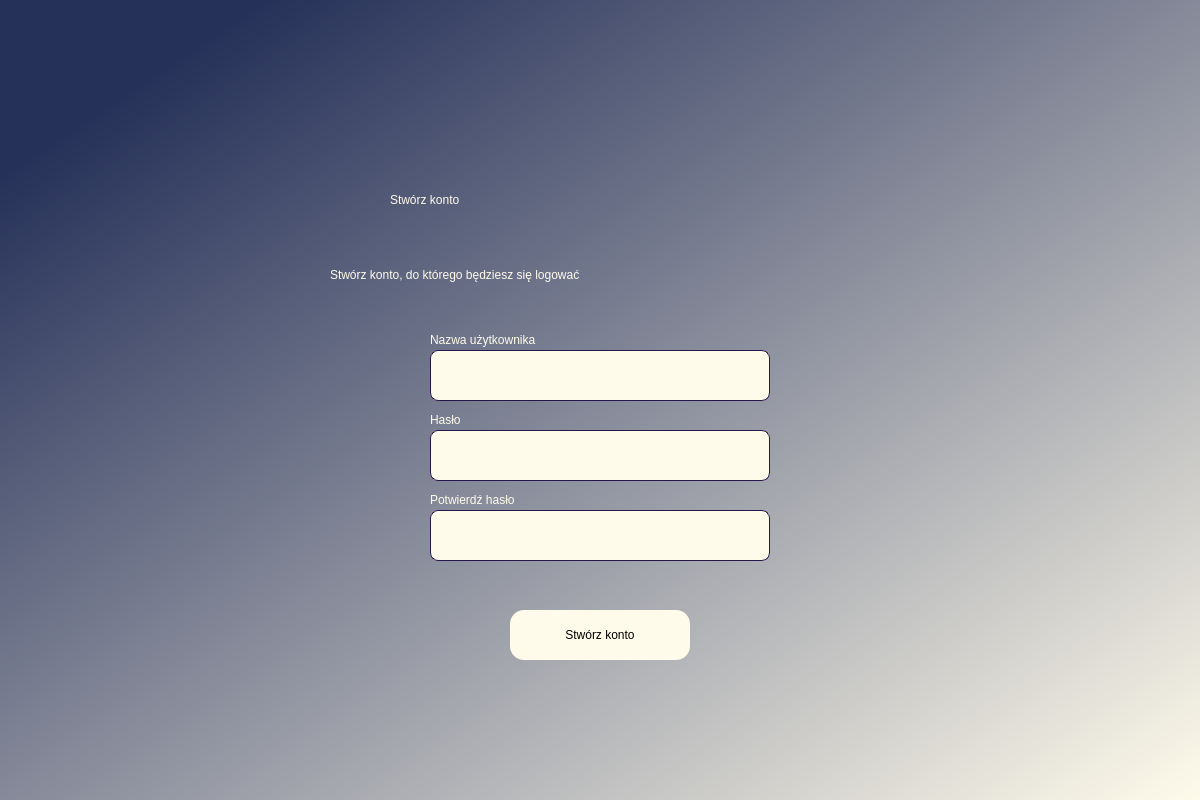
<?xml version="1.0" encoding="UTF-8"?>
<ui version="4.0">
 <class>Dialog</class>
 <widget class="QDialog" name="Dialog">
  <property name="geometry">
   <rect>
    <x>0</x>
    <y>0</y>
    <width>1200</width>
    <height>800</height>
   </rect>
  </property>
  <property name="windowTitle">
   <string>Zaloguj się</string>
  </property>
  <widget class="QWidget" name="bgLoginMenu" native="true">
   <property name="geometry">
    <rect>
     <x>0</x>
     <y>0</y>
     <width>1200</width>
     <height>800</height>
    </rect>
   </property>
   <property name="styleSheet">
    <string notr="true">QWidget#bgLoginMenu{
background-color:qlineargradient(spread:pad, x1:0, y1:0, x2:1, y2:1, stop:0.109453 rgba(38, 49, 89, 255), stop:1 rgba(255, 251, 235, 255))
}</string>
   </property>
   <widget class="QLabel" name="label">
    <property name="geometry">
     <rect>
      <x>390</x>
      <y>160</y>
      <width>420</width>
      <height>80</height>
     </rect>
    </property>
    <property name="styleSheet">
     <string notr="true">font: 36pt &quot;Cascadia Code&quot;;color:rgb(255, 251, 235)</string>
    </property>
    <property name="text">
     <string>Stwórz konto</string>
    </property>
   </widget>
   <widget class="QLabel" name="label_2">
    <property name="geometry">
     <rect>
      <x>330</x>
      <y>240</y>
      <width>540</width>
      <height>70</height>
     </rect>
    </property>
    <property name="styleSheet">
     <string notr="true">font: 12pt &quot;Cascadia Code&quot;;
color:rgb(255, 251, 235)</string>
    </property>
    <property name="text">
     <string>Stwórz konto, do którego będziesz się logować</string>
    </property>
   </widget>
   <widget class="QPushButton" name="signup">
    <property name="geometry">
     <rect>
      <x>510</x>
      <y>610</y>
      <width>180</width>
      <height>50</height>
     </rect>
    </property>
    <property name="styleSheet">
     <string notr="true">QPushButton
{
	border-radius: 14px;
	background-color: rgb(255, 251, 235);
	font: 14pt &quot;Cascadia Code&quot;;
}

QPushButton:hover
{
	color: rgb(255, 251, 235);
	background-color: rgb(37, 23, 73);

}</string>
    </property>
    <property name="text">
     <string>Stwórz konto</string>
    </property>
   </widget>
   <widget class="QLineEdit" name="LESetLoginInput">
    <property name="geometry">
     <rect>
      <x>430</x>
      <y>350</y>
      <width>340</width>
      <height>51</height>
     </rect>
    </property>
    <property name="styleSheet">
     <string notr="true">QLineEdit {
	border-radius: 8px;
	background-color: rgb(255, 251, 235);
	border: 1px solid rgb(37, 23, 73);
	font: 14pt &quot;Cascadia Code&quot;;
	color: rgb(37, 23, 73);
}

QLineEdit:hover {
	background-color: rgb(73, 85, 121);
	color: rgb(255, 251, 235);
}</string>
    </property>
   </widget>
   <widget class="QLabel" name="label_3">
    <property name="geometry">
     <rect>
      <x>430</x>
      <y>330</y>
      <width>230</width>
      <height>20</height>
     </rect>
    </property>
    <property name="styleSheet">
     <string notr="true">font: 8pt &quot;Cascadia Code&quot;;
color: rgb(255, 251, 235);</string>
    </property>
    <property name="text">
     <string>Nazwa użytkownika</string>
    </property>
   </widget>
   <widget class="QLineEdit" name="LESetPasswordInput">
    <property name="geometry">
     <rect>
      <x>430</x>
      <y>430</y>
      <width>340</width>
      <height>51</height>
     </rect>
    </property>
    <property name="styleSheet">
     <string notr="true">QLineEdit {
	border-radius: 8px;
	background-color: rgb(255, 251, 235);
	border: 1px solid rgb(37, 23, 73);
	font: 14pt &quot;Cascadia Code&quot;;
	color: rgb(37, 23, 73);
}

QLineEdit:hover {
	background-color: rgb(73, 85, 121);
	color: rgb(255, 251, 235);
}</string>
    </property>
   </widget>
   <widget class="QLabel" name="label_4">
    <property name="geometry">
     <rect>
      <x>430</x>
      <y>410</y>
      <width>230</width>
      <height>20</height>
     </rect>
    </property>
    <property name="styleSheet">
     <string notr="true">font: 8pt &quot;Cascadia Code&quot;;
color: rgb(255, 251, 235);</string>
    </property>
    <property name="text">
     <string>Hasło</string>
    </property>
   </widget>
   <widget class="QLabel" name="error">
    <property name="geometry">
     <rect>
      <x>435</x>
      <y>580</y>
      <width>330</width>
      <height>20</height>
     </rect>
    </property>
    <property name="styleSheet">
     <string notr="true">font: 10pt &quot;Cascadia Code&quot;;
color: rgb(255, 0, 0);</string>
    </property>
    <property name="text">
     <string/>
    </property>
   </widget>
   <widget class="QLineEdit" name="LEConfirmPasswordInput">
    <property name="geometry">
     <rect>
      <x>430</x>
      <y>510</y>
      <width>340</width>
      <height>51</height>
     </rect>
    </property>
    <property name="styleSheet">
     <string notr="true">QLineEdit {
	border-radius: 8px;
	background-color: rgb(255, 251, 235);
	border: 1px solid rgb(37, 23, 73);
	font: 14pt &quot;Cascadia Code&quot;;
	color: rgb(37, 23, 73);
}

QLineEdit:hover {
	background-color: rgb(73, 85, 121);
	color: rgb(255, 251, 235);
}</string>
    </property>
   </widget>
   <widget class="QLabel" name="label_5">
    <property name="geometry">
     <rect>
      <x>430</x>
      <y>490</y>
      <width>230</width>
      <height>20</height>
     </rect>
    </property>
    <property name="styleSheet">
     <string notr="true">font: 8pt &quot;Cascadia Code&quot;;
color: rgb(255, 251, 235);</string>
    </property>
    <property name="text">
     <string>Potwierdź hasło</string>
    </property>
   </widget>
   <widget class="QLabel" name="succes">
    <property name="geometry">
     <rect>
      <x>435</x>
      <y>580</y>
      <width>330</width>
      <height>20</height>
     </rect>
    </property>
    <property name="styleSheet">
     <string notr="true">font: 10pt &quot;Cascadia Code&quot;;
color: rgb(0, 217, 0);</string>
    </property>
    <property name="text">
     <string/>
    </property>
   </widget>
  </widget>
 </widget>
 <resources/>
 <connections/>
</ui>
